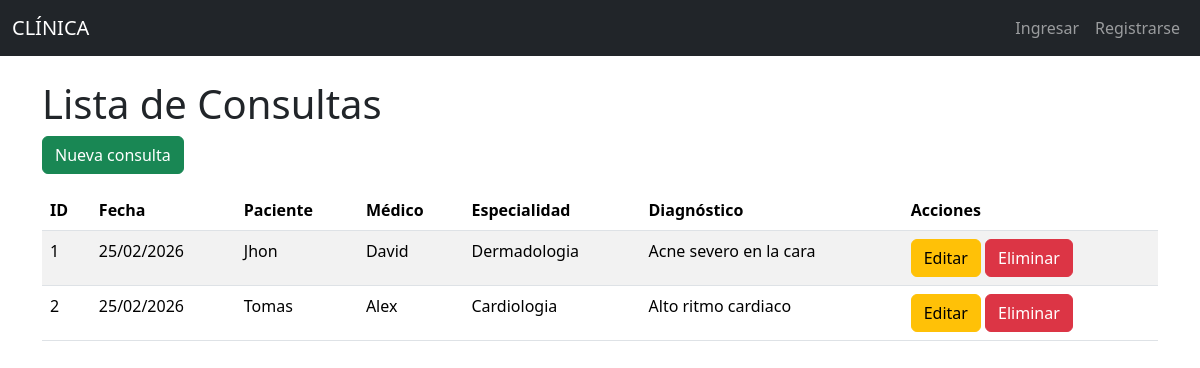
/consultas/, run on the app's committed database.
### models/consulta_model.py (models this page shows, shortened)
class Consulta(db.Model):
    __tablename__ = "consultas"
    id = db.Column(db.Integer, primary_key=True)
    fecha = db.Column(db.DateTime, nullable=False)
    diagnostico = db.Column(db.String(250), nullable=False)
    tratamiento = db.Column(db.String(250), nullable=False)
    medico_id = db.Column(db.Integer, db.ForeignKey('medicos.id'), nullable=False)
    paciente_id = db.Column(db.Integer, db.ForeignKey('pacientes.id'), nullable=False)
    medico = db.relationship('Medico', back_populates='consultas')
    paciente = db.relationship('Paciente', back_populates='consultas')
    @staticmethod
    def get_all():
        return Consulta.query.all()

### models/paciente_model.py (models this page shows, shortened)
class Paciente(db.Model):
    __tablename__ = "pacientes"
    id = db.Column(db.Integer, primary_key=True)
    nombre = db.Column(db.String(80), nullable=False)
    edad = db.Column(db.Integer, nullable=False)
    direccion = db.Column(db.String(200), nullable=False)
    telefono = db.Column(db.String(20), nullable=False)
    consultas = db.relationship('Consulta', back_populates='paciente')

### models/medico_model.py (models this page shows, shortened)
class Medico(db.Model):
    __tablename__ = "medicos"
    id = db.Column(db.Integer, primary_key=True)
    nombre = db.Column(db.String(80), nullable=False)
    especialidad = db.Column(db.String(100), nullable=False)
    telefono = db.Column(db.String(20), nullable=False)
    correo = db.Column(db.String(100), nullable=False)
    consultas = db.relationship('Consulta', back_populates='medico')

### controllers/consulta_controller.py (the view)
@consulta_bp.route("/")
def index():
    consultas = Consulta.get_all()
    return consulta_view.list(consultas)

### run.py (called while the page is built)
@app.context_processor
def inject_active_path():
    def is_active(path):
        return 'active' if request.path == path else ''
    return(dict(is_active = is_active))

### view/consulta_view.py (called while the page is built)
def list(consultas):
    return render_template('consultas/index.html', consultas=consultas)

### templates/consultas/index.html (shortened to what this page needs)
{% extends 'base.html' %}
{% block content %}
<h1>Lista de Consultas</h1>
<a href="{{ url_for('consulta.create') }}" class="btn btn-success mb-3">Nueva consulta</a>
<table class="table table-striped">
    <thead>
        <tr>
            <th>ID</th>
            <th>Fecha</th>
            <th>Paciente</th>
            <th>Médico</th>
            <th>Especialidad</th>
            <th>Diagnóstico</th>
             <th>Acciones</th>
        </tr>
    </thead>
    <tbody>
        {% for item in consultas %}
        <tr>
            <td>{{ item.id }}</td>
            <td>{{ item.fecha.strftime('%d/%m/%Y') }}</td>
            <td>{{ item.paciente.nombre }}</td>
            <td>{{ item.medico.nombre }}</td>
            <td>{{ item.medico.especialidad }}</td>
            <td>{{ item.diagnostico[:50] }}{% if item.diagnostico|length > 50 %}...{% endif %}</td>
            <td>
                <a href="{{ url_for('consulta.edit', id=item.id) }}" class="btn btn-warning">Editar</a>
                <a href="{{ url_for('consulta.delete', id=item.id) }}" class="btn btn-danger">Eliminar</a>
            </td>
        </tr>
        {% endfor %}
    </tbody>
</table>
{% endblock %}

### templates/base.html (shortened to what this page needs)
<!doctype html>
<html lang="es">
<head>
    <link href="https://cdn.jsdelivr.net/npm/bootstrap@5.3.8/dist/css/bootstrap.min.css" rel="stylesheet"
>
</head>
<body>
    <nav class="navbar navbar-expand-lg navbar-dark bg-dark">
        <div class="container-fluid">
            <a class="navbar-brand" href="{{ url_for('home') }}">CLÍNICA</a>
            <div class="collapse navbar-collapse" id="navbarNav">
                <ul class="navbar-nav">
                    {% if session.logged_in %}
                        <li class="nav-item">
                            <span class="nav-link text-info">Hola, {{ session.user_name }}</span>
                        </li>
                        <li class="nav-item">
                            <a class="nav-link" href="{{ url_for('auth.logout') }}">Salir</a>
                        </li>
                    {% else %}
                        <li class="nav-item">
                            <a class="nav-link" href="{{ url_for('auth.login') }}">Ingresar</a>
                        </li>
                        <li class="nav-item">
                            <a class="nav-link" href="{{ url_for('auth.register') }}">Registrarse</a>
                        </li>
                    {% endif %}
                </ul>
            </div>
        </div>
    </nav>
    <div class="container mt-4">
        {% block content %}
        {% endblock %}
    </div>
</body>
</html>

### data on the page
Consulta: id "1", fecha "25/02/2026", paciente.nombre "Jhon", medico.nombre "David", medico.especialidad "Dermadologia", diagnostico "Acne severo en la cara"
Consulta: id "2", fecha "25/02/2026", paciente.nombre "Tomas", medico.nombre "Alex", medico.especialidad "Cardiologia", diagnostico "Alto ritmo cardiaco"
